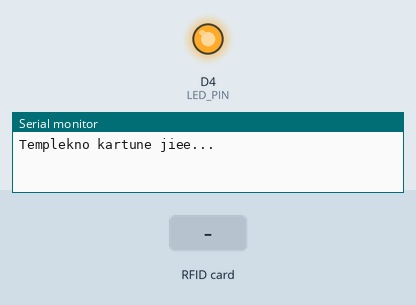
The sketch below on a simulated ESP8266 (NodeMCU). Parts: output pins drawn as LEDs (lit = HIGH), the last lines printed to the serial monitor. The inputs (shaded band) are chosen by the test bench.

Above: at 1.2 s.
1.3 s: RFID card DE 08 44 06 held to the reader
At 3.0 s:
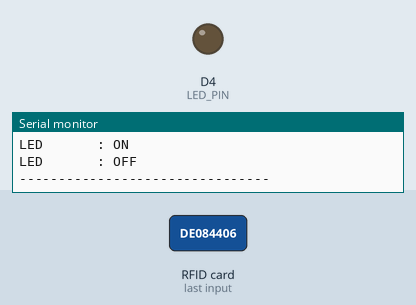
3.3 s: RFID card 5E 7A 19 C4 held to the reader
Timing chart, 0 to 6.3 s (numbered marks = the images above; inputs shaded):
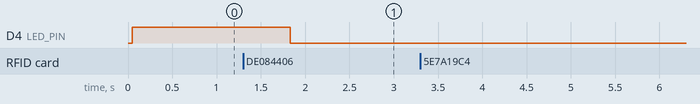

Measured:
- after the input at 1.3 s, D4 (LED_PIN): HIGH → LOW after 0.53 s

The sketch:

sketch_M7P1.ino
```cpp
// #include <SPI.h>
// #include <MFRC522.h>

// #define SS_PIN  D2
// #define RST_PIN D1

// MFRC522 rfid(SS_PIN, RST_PIN);

// String strID;

// void setup() {
//   Serial.begin(9600);

//   SPI.begin();

//   rfid.PCD_Init();

//   Serial.println();
//   Serial.println("KARTUNE ENDI JIEEE......");
// }

// void loop() {

//   // Cek apakah ada kartu baru
//   if (!rfid.PICC_IsNewCardPresent()) {
//     return;
//   }

//   // Baca UID kartu
//   if (!rfid.PICC_ReadCardSerial()) {
//     return;
//   }

//   // Ambil UID kartu
//   strID = "";

//   for (byte i = 0; i < rfid.uid.size; i++) {

//     if (rfid.uid.uidByte[i] < 0x10) {
//       strID += "0";
//     }

//     strID += String(rfid.uid.uidByte[i], HEX);

//     if (i != rfid.uid.size - 1) {
//       strID += ":";
//     }
//   }

//   strID.toUpperCase();

//   Serial.print("ID Kartune Panjenengan : ");
//   Serial.println(strID);

//   // Hentikan komunikasi dengan kartu
//   rfid.PICC_HaltA();
//   rfid.PCD_StopCrypto1();

//   delay(1000);
// }

//Project Terintegrasi

#include <SPI.h>
#include <MFRC522.h>

#define SS_PIN  D2
#define RST_PIN D1
#define LED_PIN D4

MFRC522 rfid(SS_PIN, RST_PIN);

// ID CONTROL

String CONTROL_ID = "DE:08:44:06";

String strID;

void setup() {

  Serial.begin(9600);

  SPI.begin();
  rfid.PCD_Init();

  pinMode(LED_PIN, OUTPUT);

  // LED OFF
  digitalWrite(LED_PIN, HIGH);

  Serial.println();
  Serial.println("Templekno kartune jiee...");
}

void loop() {

  // Cek apakah ada kartu
  if (!rfid.PICC_IsNewCardPresent()) {
    return;
  }

  // Baca kartu
  if (!rfid.PICC_ReadCardSerial()) {
    return;
  }

  // BACA UID

  strID = "";

  for (byte i = 0; i < rfid.uid.size; i++) {

    if (rfid.uid.uidByte[i] < 0x10) {
      strID += "0";
    }

    strID += String(rfid.uid.uidByte[i], HEX);

    if (i != rfid.uid.size - 1) {
      strID += ":";
    }
  }

  strID.toUpperCase();

  Serial.print("UID Kartu : ");
  Serial.println(strID);

  // CEK ID CONTROL

  if (strID == CONTROL_ID) {

    Serial.println("STATUS    : ID CONTROL");
    Serial.println("AKSES     : DITERIMA");
    Serial.println("LED       : ON");

    // LED ON
    digitalWrite(LED_PIN, HIGH);

    // Nyala 0.5 detik
    delay(500);

    // LED OFF
    digitalWrite(LED_PIN, LOW);

    Serial.println("LED       : OFF");

  } else {

    Serial.println("STATUS    : ID BIASA");
    Serial.println("AKSES     : DITOLAK");
    Serial.println("LED       : OFF");
  }

  Serial.println("--------------------------------");

  // Hentikan komunikasi dengan kartu
  rfid.PICC_HaltA();
  rfid.PCD_StopCrypto1();

  delay(500);
}
```
